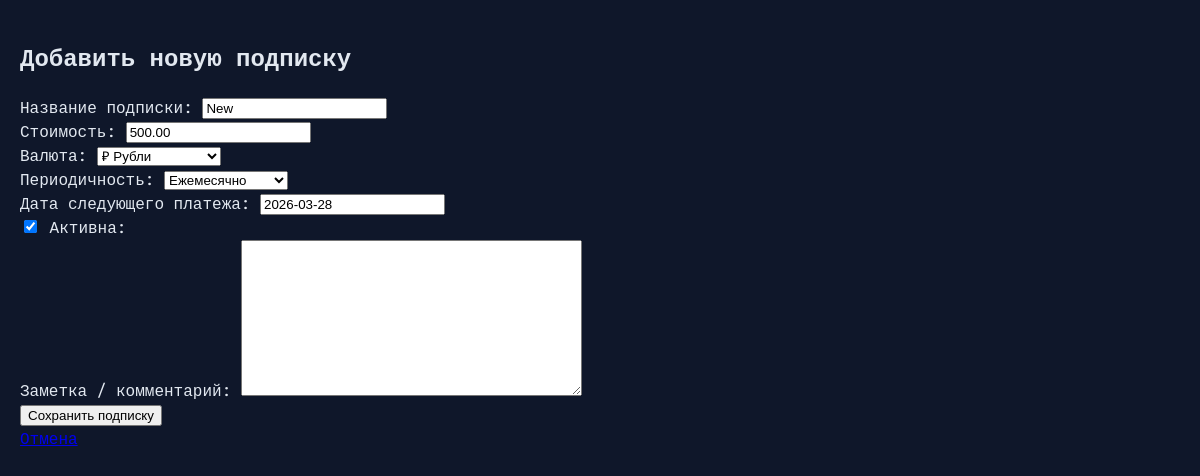
Page /subscription/6/edit/ on the committed database.
### pages/models.py (models this page shows, shortened)
class Subscription(models.Model):
    CURRENCY_CHOICES = [
        ('RUB', '₽ Рубли'),
        ('USD', '$ Доллары США'),
        ('EUR', '€ Евро'),
        ('UAH', '₴ Гривны'),
    ]
    PERIOD_CHOICES = [
        ('monthly',     'Ежемесячно'),
        ('quarterly',   'Раз в 3 месяца'),
        ('semi_annual', 'Раз в полгода'),
        ('annual',      'Ежегодно'),
        ('one_time',    'Разовый платёж'),
    ]
    user = models.ForeignKey(
        User,
        on_delete=models.CASCADE,
        related_name='subscriptions',
        verbose_name='Пользователь'
    )
    name = models.CharField(
        max_length=200,
        verbose_name='Название подписки',
        help_text='Например: Spotify Premium, Netflix, Яндекс Плюс и т.д.'
    )
    price = models.DecimalField(
        max_digits=10,
        decimal_places=2,
        validators=[MinValueValidator(0.01)],
        verbose_name='Стоимость',
        help_text='Сумма регулярного платежа'
    )
    currency = models.CharField(
        max_length=3,
        choices=CURRENCY_CHOICES,
        default='RUB',
        verbose_name='Валюта'
    )
    period = models.CharField(
        max_length=20,
        choices=PERIOD_CHOICES,
        default='monthly',
        verbose_name='Периодичность'
    )
    next_payment_date = models.DateField(
        verbose_name='Дата следующего платежа',
        help_text='Когда ожидается следующее списание'
    )
    is_active = models.BooleanField(
        default=True,
        verbose_name='Активна',
        help_text='Отключена подписка или нет'
    )
    service_url = models.URLField(
        max_length=500,
        blank=True,
        null=True,
        verbose_name='Ссылка на сервис',
        help_text='Опционально: сайт или личный кабинет подписки'
    )
    note = models.TextField(
        blank=True,
        verbose_name='Заметка / комментарий',
        help_text='Например: семейный тариф, используется на 2 устройствах и т.д.'
    )
    created_at = models.DateTimeField(
        auto_now_add=True,
        verbose_name='Дата создания'
    )
    updated_at = models.DateTimeField(
        auto_now=True,
        verbose_name='Дата последнего изменения'
    )
    class Meta:
        verbose_name = 'Подписка'
        verbose_name_plural = 'Подписки'
        ordering = ['next_payment_date', 'name']
        indexes = [
            models.Index(fields=['user', 'is_active']),
            models.Index(fields=['next_payment_date']),
        ]

### pages/views.py (the view)
# urls.py: path('subscription/<int:pk>/edit/', SubscriptionUpdateView.as_view(), name='subscription_edit'),
class SubscriptionUpdateView(UpdateView):
    model = Subscription
    fields = ['name', 'price', 'currency', 'period', 'next_payment_date', 'is_active', 'note']
    template_name = 'pages/subscription_form.html'
    success_url = '/'

### templates/pages/subscription_form.html (shortened to what this page needs)
{% extends "base.html" %}
{% block content %}
<div class="container mt-5">
    <div class="row justify-content-center">
        <div class="col-lg-8 col-md-10">
            <h2 class="mb-4 text-center">Добавить новую подписку</h2>
            <form method="post" class="card p-4 shadow-sm">
                <div class="row g-3">
                    <div class="col-md-12">
                        {{ form.name.label_tag }}
                        {{ form.name }}
                    </div>
                    <div class="col-md-6">
                        {{ form.price.label_tag }}
                        {{ form.price }}
                    </div>
                    <div class="col-md-6">
                        {{ form.currency.label_tag }}
                        {{ form.currency }}
                    </div>
                    <div class="col-md-6">
                        {{ form.period.label_tag }}
                        {{ form.period }}
                    </div>
                    <div class="col-md-6">
                        {{ form.next_payment_date.label_tag }}
                        {{ form.next_payment_date }}
                    </div>
                    <div class="col-12">
                        <div class="form-check">
                            {{ form.is_active }}
                            {{ form.is_active.label_tag }}
                        </div>
                    </div>
                    <div class="col-12">
                        {{ form.note.label_tag }}
                        {{ form.note }}
                    </div>
                </div>
                <div class="d-grid mt-4">
                    <button type="submit" class="btn btn-primary btn-lg">Сохранить подписку</button>
                </div>
            </form>
            <div class="text-center mt-4">
                <a href="{% url 'pages:index' %}" class="btn btn-outline-secondary">Отмена</a>
            </div>
        </div>
    </div>
</div>
{% endblock %}

### subscriptions/static/css/style.css (style rules this page uses)
:root { --bg-dark: #0f172a; --bg-panel: #1e293b; --accent: #38bdf8; --accent-dim: #0ea5e9; --text-main: #e2e8f0; --text-dim: #94a3b8; --danger: #ef4444; --success: #10b981; --border: #334155; }
body { background-color: var(--bg-dark); color: var(--text-main); font-family: 'JetBrains Mono', 'Courier New', monospace; margin: 0; overflow-x: hidden; line-height: 1.5; }
.container { max-width: 1200px; margin: 0 auto; padding: 20px; }

### rows in the picture
Subscription: name "New", price "500.00", currency "₽ Рубли", period "Ежемесячно", next_payment_date "2026-03-28", is_active "☑"
